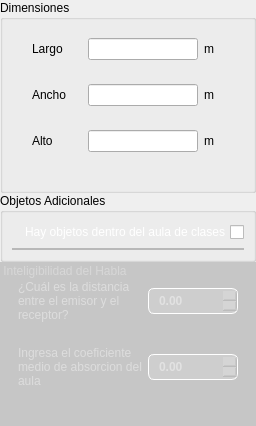
              <widget class="QFrame" name="frame_5">
               <property name="frameShape">
                <enum>QFrame::NoFrame</enum>
               </property>
               <layout class="QVBoxLayout" name="verticalLayout_7" stretch="1,0,1">
                <property name="spacing">
                 <number>0</number>
                </property>
                <property name="leftMargin">
                 <number>0</number>
                </property>
                <property name="topMargin">
                 <number>0</number>
                </property>
                <property name="rightMargin">
                 <number>0</number>
                </property>
                <property name="bottomMargin">
                 <number>0</number>
                </property>
                <item>
                 <widget class="QGroupBox" name="boxDimensiones">
                  <property name="autoFillBackground">
                   <bool>false</bool>
                  </property>
                  <property name="styleSheet">
                   <string notr="true"/>
                  </property>
                  <property name="title">
                   <string>Dimensiones</string>
                  </property>
                  <layout class="QVBoxLayout" name="verticalLayout_2">
                   <property name="spacing">
                    <number>6</number>
                   </property>
                   <property name="leftMargin">
                    <number>20</number>
                   </property>
                   <property name="topMargin">
                    <number>9</number>
                   </property>
                   <property name="rightMargin">
                    <number>20</number>
                   </property>
                   <property name="bottomMargin">
                    <number>9</number>
                   </property>
                   <item>
                    <widget class="QFrame" name="frame_2">
                     <property name="frameShape">
                      <enum>QFrame::NoFrame</enum>
                     </property>
                     <layout class="QHBoxLayout" name="horizontalLayout_3">
                      <item>
                       <widget class="QLabel" name="label_2">
                        <property name="minimumSize">
                         <size>
                          <width>50</width>
                          <height>0</height>
                         </size>
                        </property>
                        <property name="text">
                         <string>Largo</string>
                        </property>
                       </widget>
                      </item>
                      <item>
                       <widget class="QLineEdit" name="lineLargo">
                        <property name="minimumSize">
                         <size>
                          <width>0</width>
                          <height>0</height>
                         </size>
                        </property>
                       </widget>
                      </item>
                      <item>
                       <widget class="QLabel" name="label_3">
                        <property name="minimumSize">
                         <size>
                          <width>20</width>
                          <height>0</height>
                         </size>
                        </property>
                        <property name="text">
                         <string>m</string>
                        </property>
                       </widget>
                      </item>
                     </layout>
                    </widget>
                   </item>
                   <item>
                    <widget class="QFrame" name="frame_3">
                     <property name="frameShape">
                      <enum>QFrame::NoFrame</enum>
                     </property>
                     <layout class="QHBoxLayout" name="horizontalLayout_4">
                      <item>
                       <widget class="QLabel" name="label_4">
                        <property name="minimumSize">
                         <size>
                          <width>50</width>
                          <height>0</height>
                         </size>
                        </property>
                        <property name="text">
                         <string>Ancho</string>
                        </property>
                       </widget>
                      </item>
                      <item>
                       <widget class="QLineEdit" name="lineAncho"/>
                      </item>
                      <item>
                       <widget class="QLabel" name="label_5">
                        <property name="minimumSize">
                         <size>
                          <width>20</width>
                          <height>0</height>
                         </size>
                        </property>
                        <property name="text">
                         <string>m</string>
                        </property>
                       </widget>
                      </item>
                     </layout>
                    </widget>
                   </item>
                   <item>
                    <widget class="QFrame" name="frame_4">
                     <property name="frameShape">
                      <enum>QFrame::NoFrame</enum>
                     </property>
                     <layout class="QHBoxLayout" name="horizontalLayout_5">
                      <item>
                       <widget class="QLabel" name="label_6">
                        <property name="minimumSize">
                         <size>
                          <width>50</width>
                          <height>0</height>
                         </size>
                        </property>
                        <property name="text">
                         <string>Alto</string>
                        </property>
                       </widget>
                      </item>
                      <item>
                       <widget class="QLineEdit" name="lineAlto"/>
                      </item>
                      <item>
                       <widget class="QLabel" name="label_7">
                        <property name="minimumSize">
                         <size>
                          <width>20</width>
                          <height>0</height>
                         </size>
                        </property>
                        <property name="text">
                         <string>m</string>
                        </property>
                       </widget>
                      </item>
                     </layout>
                    </widget>
                   </item>
                   <item>
                    <widget class="QLabel" name="labelErrorDimensiones">
                     <property name="sizePolicy">
                      <sizepolicy hsizetype="Preferred" vsizetype="Preferred">
                       <horstretch>0</horstretch>
                       <verstretch>0</verstretch>
                      </sizepolicy>
                     </property>
                     <property name="text">
                      <string/>
                     </property>
                    </widget>
                   </item>
                  </layout>
                 </widget>
                </item>
                <item>
                 <widget class="QGroupBox" name="groupBox_3">
                  <property name="enabled">
                   <bool>true</bool>
                  </property>
                  <property name="styleSheet">
                   <string notr="true">QCheckBox {
	color: white;
}

</string>
                  </property>
                  <property name="title">
                   <string>Objetos Adicionales</string>
                  </property>
                  <layout class="QVBoxLayout" name="verticalLayout_20">
                   <item>
                    <widget class="QCheckBox" name="checkObjAdicional">
                     <property name="layoutDirection">
                      <enum>Qt::RightToLeft</enum>
                     </property>
                     <property name="autoFillBackground">
                      <bool>false</bool>
                     </property>
                     <property name="text">
                      <string>Hay objetos dentro del aula de clases</string>
                     </property>
                    </widget>
                   </item>
                   <item>
                    <widget class="QFrame" name="contObjAdicional">
                     <property name="enabled">
                      <bool>false</bool>
                     </property>
                     <property name="styleSheet">
                      <string notr="true">QLineEdit {
    background-color: rgba(255, 255, 255, 0.1);
    border: 1px solid white;
    border-radius: 10px;
    padding: 6px;
    color: white;
    font-weight: bold;
    font-size: 12px;
}
QLineEdit:focus {
    border: 2px solid #2F80ED;
    background-color: rgba(255, 255, 255, 0.2);
}

QSpinBox {
    background-color: rgba(255, 255, 255, 0.1);  /* Fondo translúcido */
    border: 1px solid white;
    border-radius: 10px;
    padding: 6px 10px;
    color: white;
    font-weight: bold;
    font-size: 12px;
}

QSpinBox:focus {
    border: 2px solid #2F80ED;  /* Azul eléctrico al seleccionar */
    background-color: rgba(255, 255, 255, 0.2);
}

/* Flechas de incremento y decremento */
QSpinBox::up-button, QSpinBox::down-button {
    width: 16px;
    height: 16px;
}

/*QSpinBox::up-arrow {
    image: url(:/iconos/flecha_arriba.png);Cambia por tu icono o comenta si no tienes 
}

QSpinBox::down-arrow {
    image: url(:/iconos/flecha_abajo.png);  Cambia por tu icono o comenta si no tienes 
}
*/
/* Hover */
QSpinBox::up-button:hover, QSpinBox::down-button:hover {
    background-color: rgba(255, 255, 255, 0.1);
}


QLabel:disabled,
QLineEdit:disabled,
QComboBox:disabled,
QSpinBox:disabled,
QDoubleSpinBox:disabled,
QCheckBox:disabled {
    color: rgba(255, 255, 255, 0.4);  /* Letras opacas en los widgets internos */
}
</string>
                     </property>
                     <property name="frameShape">
                      <enum>QFrame::NoFrame</enum>
                     </property>
                     <layout class="QVBoxLayout" name="verticalLayout_19">
                      <property name="spacing">
                       <number>0</number>
                      </property>
                      <property name="leftMargin">
                       <number>0</number>
                      </property>
                      <property name="topMargin">
                       <number>0</number>
                      </property>
                      <property name="rightMargin">
                       <number>0</number>
                      </property>
                      <property name="bottomMargin">
                       <number>0</number>
                      </property>
                      <item>
                       <widget class="QFrame" name="objAdic">
                        <property name="enabled">
                         <bool>false</bool>
                        </property>
                        <property name="frameShape">
                         <enum>QFrame::StyledPanel</enum>
                        </property>
                        <property name="frameShadow">
                         <enum>QFrame::Raised</enum>
                        </property>
                        <layout class="QHBoxLayout" name="horizontalLayout_13">
                         <property name="spacing">
                          <number>0</number>
                         </property>
                         <property name="leftMargin">
                          <number>0</number>
                         </property>
                         <property name="topMargin">
                          <number>0</number>
                         </property>
                         <property name="rightMargin">
                          <number>0</number>
                         </property>
                         <property name="bottomMargin">
                          <number>0</number>
                         </property>
                        </layout>
                       </widget>
                      </item>
                     </layout>
                    </widget>
                   </item>
                  </layout>
                 </widget>
                </item>
                <item>
                 <widget class="QGroupBox" name="gbInteligibilad">
                  <property name="enabled">
                   <bool>false</bool>
                  </property>
                  <property name="styleSheet">
                   <string notr="true">
QSpinBox, QDoubleSpinBox {
    background: rgba(255, 255, 255, 0.15);
    border: 1px solid white;
    border-radius: 6px;
    padding: 4px 8px;
    color: white;
    font-weight: bold;
}

QGroupBox:disabled {
    background-color: rgba(100, 100, 100, 0.3); /* Fondo gris translúcido cuando está desactivado */
    color: gray;  /* Color del texto también puede cambiar */
    border: 1px gray;
}

QGroupBox QLabel:disabled,
QGroupBox QLineEdit:disabled,
QGroupBox QComboBox:disabled,
QGroupBox QSpinBox:disabled,
QGroupBox QDoubleSpinBox:disabled,
QGroupBox QCheckBox:disabled {
    color: rgba(255, 255, 255, 0.4);  /* Letras opacas en los widgets internos */
}
QGroupBox::title:disabled {
    color: rgba(255, 255, 255, 0.3);  /* Título más opaco */
}

</string>
                  </property>
                  <property name="title">
                   <string>Inteligibilidad del Habla</string>
                  </property>
                  <layout class="QVBoxLayout" name="verticalLayout_12">
                   <item>
                    <widget class="QFrame" name="frame_8">
                     <property name="frameShape">
                      <enum>QFrame::NoFrame</enum>
                     </property>
                     <layout class="QHBoxLayout" name="horizontalLayout_22" stretch="1,1">
                      <item>
                       <widget class="QLabel" name="label_15">
                        <property name="text">
                         <string>¿Cuál es la distancia entre el emisor y el receptor?</string>
                        </property>
                        <property name="wordWrap">
                         <bool>true</bool>
                        </property>
                       </widget>
                      </item>
                      <item>
                       <widget class="QDoubleSpinBox" name="distanciaRyE">
                        <property name="minimumSize">
                         <size>
                          <width>90</width>
                          <height>0</height>
                         </size>
                        </property>
                        <property name="maximumSize">
                         <size>
                          <width>90</width>
                          <height>16777215</height>
                         </size>
                        </property>
                       </widget>
                      </item>
                     </layout>
                    </widget>
                   </item>
                   <item>
                    <widget class="QFrame" name="frame_11">
                     <property name="frameShape">
                      <enum>QFrame::NoFrame</enum>
                     </property>
                     <layout class="QHBoxLayout" name="horizontalLayout_23">
                      <item>
                       <widget class="QLabel" name="label_14">
                        <property name="text">
                         <string>Ingresa el coeficiente medio de absorcion del aula</string>
                        </property>
                        <property name="wordWrap">
                         <bool>true</bool>
                        </property>
                       </widget>
                      </item>
                      <item>
                       <widget class="QDoubleSpinBox" name="coeficienteMedio">
                        <property name="minimumSize">
                         <size>
                          <width>90</width>
                          <height>0</height>
                         </size>
                        </property>
                        <property name="maximumSize">
                         <size>
                          <width>90</width>
                          <height>16777215</height>
                         </size>
                        </property>
                       </widget>
                      </item>
                     </layout>
                    </widget>
                   </item>
                   <item>
                    <widget class="QLabel" name="label_16">
                     <property name="text">
                      <string/>
                     </property>
                    </widget>
                   </item>
                  </layout>
                 </widget>
                </item>
               </layout>
              </widget>
